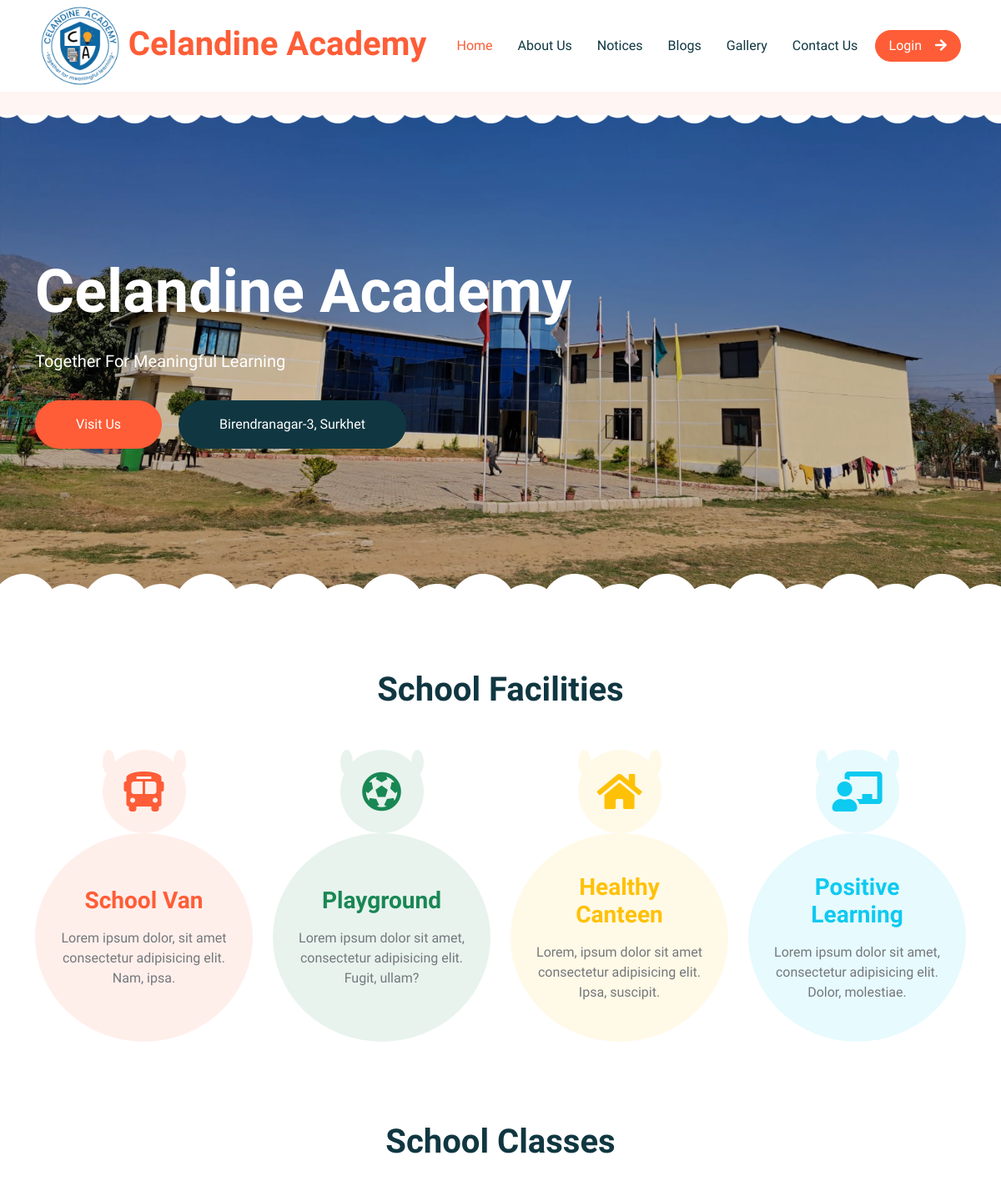
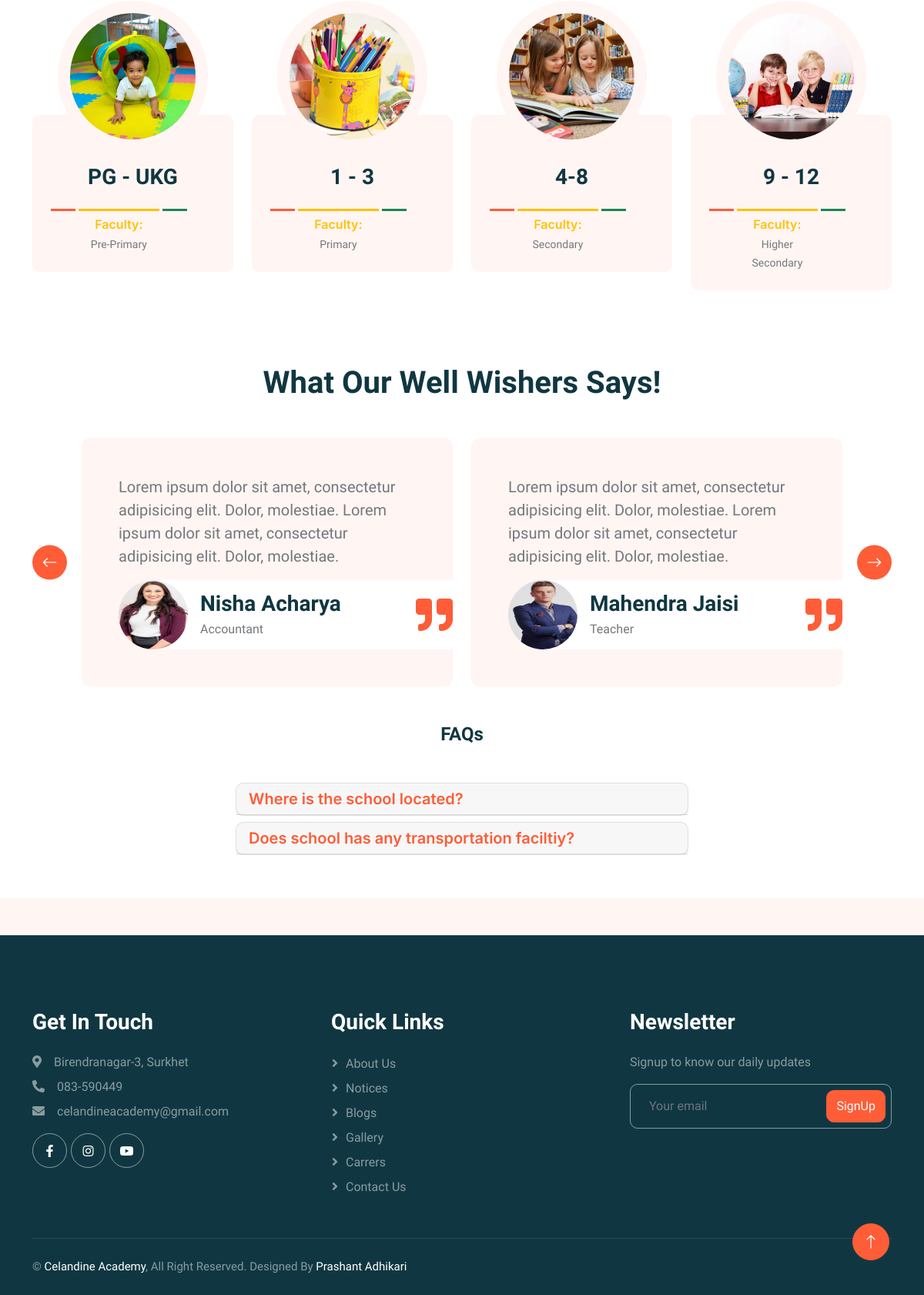
The page / on the database its author committed (2 pictures, top to bottom).
### base/models.py (models this page shows, shortened)
class SchoolSetup(models.Model):
    data_set = models.CharField(max_length=255)
    logo = models.ImageField(upload_to="uploads/logos")
    school_name = models.CharField(max_length=255)
    address = models.CharField(max_length=255)
    contact = models.CharField(max_length=255)
    email = models.EmailField(max_length=255)
    opening_hours = models.CharField(max_length=255)
    map_url = models.URLField(null=True, blank=True)
    created_at = models.DateTimeField(auto_now_add=True)
    class Meta:
        verbose_name_plural = "01. School Setup"

class HomeContent(models.Model):
    data_set = models.CharField(max_length=255)
    title_text = models.CharField(max_length=99)
    sub_text = models.CharField(max_length=55)
    button_text = models.CharField(max_length=20)
    button_url = models.URLField()
    banner_image = models.ImageField(upload_to="uploads/hero_images/")
    created_at = models.DateTimeField(auto_now_add=True)
    class Meta:
        verbose_name_plural = "14. Home Content"

class Courses(models.Model):
    name= models.CharField(max_length=200)
    faculty= models.CharField(max_length=200)
    image = models.ImageField(upload_to="uploads/course_images/")
    created_at = models.DateField(auto_now_add=True)
    class Meta:
        verbose_name_plural = "09. Courses"

class Testimonial(models.Model):
    name= models.CharField(max_length=200)
    position= models.CharField(max_length=200)
    testimonial= models.TextField()
    image = models.ImageField(upload_to="uploads/testimonial_images/")
    created_at = models.DateField(auto_now_add=True)
    class Meta:
        verbose_name_plural = "08. Testimonials"

class Faqs(models.Model):
    question = models.TextField()
    answer = models.TextField()
    created_at = models.DateField(auto_now_add=True)
    class Meta:
        verbose_name_plural = "10. FAQs"

### base/views.py (the view)
# urls.py: path('', views.home, name='home'),
def home(request):
    context = {}
    if HomeContent.objects.all().exists():
        home_content = HomeContent.objects.filter()[:1].get()
        context = {'home_content': home_content}
    return render (request, 'index.html', context)

### templates/index.html (shortened to what this page needs)
{% extends 'main.html' %}
{% load static %}
{% block content %}
<div class="container-xxl bg-white p-0">
    <div class="container-fluid p-0 mb-5">
        <div class="owl-carousel header-carousel position-relative">
            <div class="owl-carousel-item position-relative">
                <div class="img-container">
                    <img class="img-fluid" src="{{home_content.banner_image.url}}" alt="">
                </div>
                <div class="position-absolute top-0 start-0 w-100 h-100 d-flex align-items-center"
                    style="background: rgba(0, 0, 0, .2);">
                    <div class="container">
                        <div class="row justify-content-start">
                            <div class="col-10 col-lg-8">
                                <h1 class="display-2 text-white animated slideInDown mb-4">{{home_content.title_text}}
                                </h1>
                                <p class="fs-5 fw-medium text-white mb-4 pb-2">{{home_content.sub_text}}</p>
                                <a href="{{home_content.button_url}}"
                                    class="btn btn-primary rounded-pill py-sm-3 px-sm-5 me-3 animated slideInLeft">{{home_content.button_text}}</a>
                                <a href=""
                                    class="btn btn-dark rounded-pill py-sm-3 px-sm-5 animated slideInRight">{{data.address}}</a>
                            </div>
                        </div>
                    </div>
                </div>
            </div>
        </div>
    </div>
    <div class="container-xxl py-5">
        <div class="container">
            <div class="text-center mx-auto mb-5 wow fadeInUp" data-wow-delay="0.1s" style="max-width: 600px;">
                <h1 class="mb-3">School Facilities</h1>
            </div>
            <div class="row g-4">
                <div class="col-lg-3 col-sm-6 wow fadeInUp" data-wow-delay="0.1s">
                    <div class="facility-item">
                        <div class="facility-icon bg-primary">
                            <span class="bg-primary"></span>
                            <i class="fa fa-bus-alt fa-3x text-primary"></i>
                            <span class="bg-primary"></span>
                        </div>
                        <div class="facility-text bg-primary">
                            <h3 class="text-primary mb-3">School Van</h3>
                            <p class="mb-0">Lorem ipsum dolor, sit amet consectetur adipisicing elit. Nam, ipsa.</p>
                        </div>
                    </div>
                </div>
                <div class="col-lg-3 col-sm-6 wow fadeInUp" data-wow-delay="0.3s">
                    <div class="facility-item">
                        <div class="facility-icon bg-success">
                            <span class="bg-success"></span>
                            <i class="fa fa-futbol fa-3x text-success"></i>
                            <span class="bg-success"></span>
                        </div>
                        <div class="facility-text bg-success">
                            <h3 class="text-success mb-3">Playground</h3>
                            <p class="mb-0">Lorem ipsum dolor sit amet, consectetur adipisicing elit. Fugit, ullam?</p>
                        </div>
                    </div>
                </div>
                <div class="col-lg-3 col-sm-6 wow fadeInUp" data-wow-delay="0.5s">
                    <div class="facility-item">
                        <div class="facility-icon bg-warning">
                            <span class="bg-warning"></span>
                            <i class="fa fa-home fa-3x text-warning"></i>
                            <span class="bg-warning"></span>
                        </div>
                        <div class="facility-text bg-warning">
                            <h3 class="text-warning mb-3">Healthy Canteen</h3>
                            <p class="mb-0">Lorem, ipsum dolor sit amet consectetur adipisicing elit. Ipsa, suscipit.
                            </p>
                        </div>
                    </div>
                </div>
                <div class="col-lg-3 col-sm-6 wow fadeInUp" data-wow-delay="0.7s">
                    <div class="facility-item">
                        <div class="facility-icon bg-info">
                            <span class="bg-info"></span>
                            <i class="fa fa-chalkboard-teacher fa-3x text-info"></i>
                            <span class="bg-info"></span>
                        </div>
                        <div class="facility-text bg-info">
                            <h3 class="text-info mb-3">Positive Learning</h3>
                            <p class="mb-0">Lorem ipsum dolor sit amet, consectetur adipisicing elit. Dolor, molestiae.
                            </p>
                        </div>
                    </div>
                </div>
            </div>
        </div>
    </div>
    <div class="container-xxl py-5">
        <div class="container">
            <div class="text-center mx-auto mb-5 wow fadeInUp" data-wow-delay="0.1s" style="max-width: 600px;">
                <h1 class="mb-3">School Classes</h1>
            </div>
            <div class="row g-4">
                {% for courses in cdata %}
                <div class="col-lg-3 col-md-6 wow fadeInUp" data-wow-delay="0.1s">
                    <div class="classes-item">
                        <div class="bg-light rounded-circle w-75 mx-auto p-3">
                            <img class="img-fluid rounded-circle" src="{{courses.image.url}}" alt="">
                        </div>
                        <div class="bg-light rounded p-4 pt-5 mt-n5">
                            <a class="d-block text-center h3 mt-3 mb-4" href="">{{courses.name}}</a>
                            <div class="row g-1">
                                <div class="col-2">
                                    <div class="border-top border-3 border-primary pt-2">
                                    </div>
                                </div>
                                <div class="col-6 text-center">
                                    <div class="border-top border-3 border-warning pt-2">
                                        <h6 class="text-warning mb-1">Faculty:</h6>
                                        <small>{{courses.faculty}}</small>
                                    </div>
                                </div>
                                <div class="col-2">
                                    <div class="border-top border-3 border-success pt-2">
                                    </div>
                                </div>
                            </div>
                        </div>
                    </div>
                </div>
                {% endfor %}
            </div>
        </div>
    </div>
    <div class="container-xxl py-5">
        <div class="container">
            <div class="text-center mx-auto mb-5 wow fadeInUp" data-wow-delay="0.1s" style="max-width: 600px;">
                <h1 class="mb-3">What Our Well Wishers Says!</h1>
            </div>
            <div class="owl-carousel testimonial-carousel wow fadeInUp" data-wow-delay="0.1s">
                {% for tmsg in tedata %}
                <div class="testimonial-item bg-light rounded p-5">
                    <p class="fs-5">{{tmsg.testimonial}}</p>
                    <div class="d-flex align-items-center bg-white me-n5" style="border-radius: 50px 0 0 50px;">
                        <img class="img-fluid flex-shrink-0 rounded-circle" src="{{tmsg.image.url}}"
                            style="width: 90px; height: 90px;">
                        <div class="ps-3">
                            <h3 class="mb-1">{{tmsg.name}}</h3>
                            <span>{{tmsg.position}}</span>
                        </div>
                        <i class="fa fa-quote-right fa-3x text-primary ms-auto d-none d-sm-flex"></i>
                    </div>
                </div>
                {% endfor %}
            </div>
        </div>
    </div>
    <div class="row justify-content-center">
        <div class="col-lg-6">
            <div class="content-wrap">
                <div class="section-title-wrapper">
                    <h4 class="section-title text-center mb-5">FAQs</h4>
                    <div class="row justify-content-center">
                        <div class="col-lg-12 mb-5">
                            <div class="accordion-wrapper style-02">
                                <div id="accordionOne">
                                    {% for faq in fdata %}
                                    <div class="card mb-2">
                                        <div class="card-header" id="headingOne">
                                            <h5 class="mb-0">
                                                <a class="collapsed" role="button" data-bs-toggle="collapse"
                                                    data-bs-target="#collapseOne{{faq.id}}" aria-expanded="false"
                                                    aria-controls="collapseOne{{faq.id}}">
                                                    {{faq.question}}
                                                </a>
                                            </h5>
                                        </div>
                                    </div>
                                    {% endfor %}
                                </div>
                            </div>
                        </div>
                    </div>
                </div>
            </div>
        </div>
    </div>
</div>
{% endblock %}

### templates/header.html (shortened to what this page needs)
{% block content %}
    <div class="container-xxl bg-white p-0">
        <nav class="navbar navbar-expand-lg bg-white navbar-light sticky-top px-4 px-lg-5 py-lg-0">
            <a href="{% url 'home' %}" class="navbar-brand">
                <h1 class="m-0 text-primary">
                    <img src="{{data.logo.url}}" class="" alt="" height="100px">
                    {{data.school_name}}
                </h1>
            </a>
            <div class="collapse navbar-collapse" id="navbarCollapse">
                <div class="navbar-nav mx-auto">
                    {% with url_name=request.resolver_match.url_name %}
                    <a href="{% url 'home' %}" class="nav-item nav-link {% if url_name == 'home' %}active{% endif %}">Home</a>
                    <a href="{% url 'about' %}" class="nav-item nav-link {% if url_name == 'about' %}active{% endif %}">About Us</a>
                    <a href="{% url 'notice' %}" class="nav-item nav-link {% if url_name == 'notice' %}active{% endif %}">Notices</a>
                    <a href="{% url 'blogs' %}" class="nav-item nav-link {% if url_name == 'blogs' %}active{% endif %}">Blogs</a>
                    <a href="{% url 'gallery' %}" class="nav-item nav-link {% if url_name == 'gallery' %}active{% endif %}">Gallery</a>
                    <a href="{% url 'contact' %}" class="nav-item nav-link {% if url_name == 'contact' %}active{% endif %}">Contact Us</a>
                    {% endwith %}
                </div>
                <a href="http://127.0.0.1:8000/admin" class="btn btn-primary rounded-pill px-3 d-none d-lg-block">Login<i
                        class="fa fa-arrow-right ms-3"></i></a>
            </div>
        </nav>
    </div>
{% endblock %}

### templates/footer.html (shortened to what this page needs)
{% block content %}
<div class="container-fluid bg-dark text-white-50 footer pt-5 mt-5 wow fadeIn" data-wow-delay="0.1s">
    <div class="container py-5">
        <div class="row g-5">
            <div class="col-lg-4 col-md-6">
                <h3 class="text-white mb-4">Get In Touch</h3>
                <p class="mb-2"><i class="fa fa-map-marker-alt me-3"></i>{{data.address}}</p>
                <p class="mb-2"><i class="fa fa-phone-alt me-3"></i>{{data.contact}}</p>
                <p class="mb-2"><i class="fa fa-envelope me-3"></i>{{data.email}}</p>
                <div class="d-flex pt-2">
                    <a class="btn btn-outline-light btn-social" href="{{sodata.facebook_url}}"><i
                            class="fab fa-facebook-f"></i></a>
                    <a class="btn btn-outline-light btn-social" href="{{sodata.instagram_url}}"><i
                            class="fab fa-instagram"></i></a>
                    <a class="btn btn-outline-light btn-social" href="{{sodata.youtube_url}}"><i
                            class="fab fa-youtube"></i></a>
                </div>
            </div>
            <div class="col-lg-4 col-md-6">
                <h3 class="text-white mb-4">Quick Links</h3>
                <a class="btn btn-link text-white-50" href="{% url 'about' %}">About Us</a>
                <a class="btn btn-link text-white-50" href="{% url 'notice' %}">Notices</a>
                <a class="btn btn-link text-white-50" href="{% url 'blogs' %}">Blogs</a>
                <a class="btn btn-link text-white-50" href="{% url 'gallery' %}">Gallery</a>
                <a class="btn btn-link text-white-50" href="{% url 'carrers' %}">Carrers</a>
                <a class="btn btn-link text-white-50" href="{% url 'contact' %}">Contact Us</a>
            </div>
            <div class="col-lg-4 col-md-6">
                <h3 class="text-white mb-4">Newsletter</h3>
                <p>Signup to know our daily updates</p>
                <div class="position-relative mx-auto" style="max-width: 400px;">
                    <input class="form-control bg-transparent w-100 py-3 ps-4 pe-5" type="text"
                        placeholder="Your email">
                    <button type="button"
                        class="btn btn-primary py-2 position-absolute top-0 end-0 mt-2 me-2">SignUp</button>
                </div>
            </div>
        </div>
    </div>
    <div class="container">
        <div class="copyright">
            <div class="row">
                <div class="col-md-6 text-center text-md-start mb-3 mb-md-0">
                    &copy; <a class="" href="{% url 'home' %}">{{data.school_name}}</a>, All Right Reserved.
                    Designed By <a class="" href="#">Prashant Adhikari</a>
                </div>
            </div>
        </div>
    </div>
</div>
<a href="#" class="btn btn-lg btn-primary btn-lg-square back-to-top"><i class="bi bi-arrow-up"></i></a>
{% endblock %}

### rows shown on the page
SchoolSetup: logo (picture), school_name "Celandine Academy", address "Birendranagar-3, Surkhet", contact "083-590449", email "celandineacademy@gmail.com"
HomeContent: banner_image (picture), title_text "Celandine Academy", sub_text "Together For Meaningful Learning", button_text "Visit Us"
Courses: image (picture), name "PG - UKG", faculty "Pre-Primary"
Courses: image (picture), name "1 - 3", faculty "Primary"
Courses: image (picture), name "4-8", faculty "Secondary"
Courses: image (picture), name "9 - 12", faculty "Higher Secondary"
Testimonial: testimonial "Lorem ipsum dolor sit amet, consectetur adipisicing elit. Dolor, molestiae. Lorem ipsum dolor sit amet, consectetur adipisicing elit. Dolor, molestiae.", image (picture), name "Nisha Acharya", position "Accountant"
Testimonial: testimonial "Lorem ipsum dolor sit amet, consectetur adipisicing elit. Dolor, molestiae. Lorem ipsum dolor sit amet, consectetur adipisicing elit. Dolor, molestiae.", image (picture), name "Mahendra Jaisi", position "Teacher"
Faqs: question "Where is the school located?"
Faqs: question "Does school has any transportation faciltiy?"
